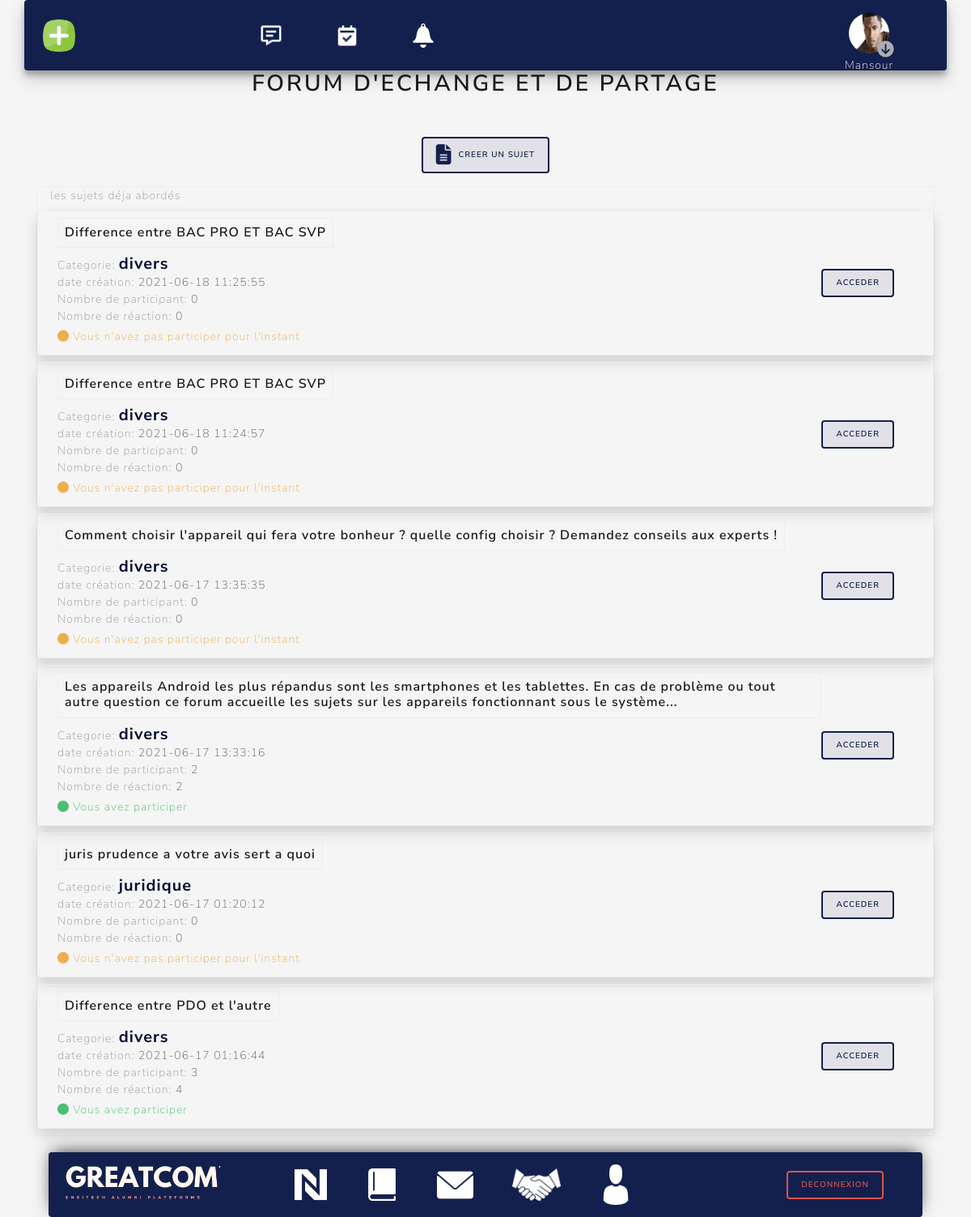
/vue/forum.php (signed in), run on the app's committed database.
### tables this page shows
CREATE TABLE IF NOT EXISTS `utilisateur` (
  `id` int(30) NOT NULL AUTO_INCREMENT,
  `Photo` text,
  `Nom` varchar(255) DEFAULT NULL,
  `Prenom` varchar(255) DEFAULT NULL,
  `Mail` varchar(255) DEFAULT NULL,
  `Departement` int(11) DEFAULT NULL,
  `Annee_promotion` int(10) DEFAULT NULL,
  `profession` varchar(255) DEFAULT NULL,
  `campus` varchar(255) DEFAULT NULL,
  `Zone_de_texte` longtext,
  `Loginn` varchar(50) DEFAULT NULL,
  `Mdp` varchar(50) DEFAULT NULL,
  `Typee` enum('standard','admin') DEFAULT NULL,
  PRIMARY KEY (`id`)
);

CREATE TABLE IF NOT EXISTS `sujet_forum` (
  `id` int(35) NOT NULL AUTO_INCREMENT,
  `titre` longtext NOT NULL,
  `categorie` enum('emploi','stage','juridique','divers') NOT NULL DEFAULT 'divers',
  `id_auteur` int(11) NOT NULL,
  `date_creation` datetime NOT NULL DEFAULT CURRENT_TIMESTAMP,
  PRIMARY KEY (`id`)
);

### vue/forum.php (the view, shortened to what this page needs)
<link rel="stylesheet" href="https://cdn.jsdelivr.net/npm/bootswatch@4.5.2/dist/lux/bootstrap.min.css">
<link rel="stylesheet" href="../styles/designY.css">
</head>
<body id="body_forum">
    <?php
    include_once("../partials/header.php");
    ?>
    <div class="container ">
        <h2 class="text-center mb-5">FORUM D'ECHANGE ET DE PARTAGE</h2>
        <span class=" mb-3 btn btn-sm Mbouton d-flex btn_creer_sujet justify-content-center align-items-center mx-auto rounded  btn_creer_sujet" data-toggle="modal" data-target="#modal_creer_article"><i class="fas fa-file-alt mr-2" style="font-size:25px"></i>Creer un sujet</span>
        <div class="w-100 border les_sujet  ">
            <span class="text-muted bg-lignt p-3"> les sujets déja abordés</span>
            <?php
            $stmt = $db->prepare("SELECT * FROM `sujet_forum`  order by date_creation DESC ");
            $stmt->execute();
            $sujets = $stmt->fetchAll();
            foreach ($sujets as $row => $colonne) {
                $id_sujet = $colonne["id"];
                $titre = $colonne["titre"];
                $categorie = $colonne["categorie"];
                $date_creation = $colonne["date_creation"];
                if (strlen($titre) > 200) {
                    $text_reduit = substr($titre, 0, 200);
                    $leTitre = $text_reduit . "...";
                } else {
                    $leTitre = $titre;
                }
                $stmt2 = $db->prepare("SELECT DISTINCT `id_repondeur` FROM `reponse_sujet`  WHERE `id_sujet`=:id_sujet");
                $stmt2->bindParam(":id_sujet", $id_sujet);
                $stmt2->execute();
                $countaction = $stmt2->rowCount();
                $stmt3 = $db->prepare("SELECT  * FROM `reponse_sujet`  WHERE `id_sujet`=:id_sujet");
                $stmt3->bindParam(":id_sujet", $id_sujet);
                $stmt3->execute();
                $nombreReaction = $stmt3->rowCount();
                $stmt4 = $db->prepare("SELECT  * FROM `reponse_sujet`  WHERE `id_sujet`=:id_sujet AND `id_repondeur`=:id_repondeur");
                $stmt4->bindParam(":id_sujet", $id_sujet);
                $stmt4->bindParam(":id_repondeur", $id_user_conecter);
                $stmt4->execute();
                $partcipationUser = $stmt4->rowCount();
                if ($partcipationUser > 0) {
                    $infos_participation = '<span class=" mt-1 mb-1 text-success" > <i class="fas fa-circle mr-1" ></i>Vous avez participer    </span>';
                } else {
                    $infos_participation = '<span class=" mt-1 mb-1 text-warning" > <i class="fas fa-circle mr-1" ></i>Vous n\'avez  pas participer pour l\'instant    </span>';
                }
            ?>
                <div class=" d-flex justify-content-center align-items-center shadow border rounded py-2 my-2 ">
                    <div class="d-flex justify-content-center alignt-items-center flex-column ml-4 text-wrap">
                        <span class="h5 border border-bottom p-2"><?= $leTitre ?> </span>
                        <span class=""> <span class="text-muted">Categorie:</span> <span style="font-weight: bold; color:#071035 " class="h4"><?= $categorie ?></span></span>
                        <span class=""> <span class="text-muted">date création:</span> <?= $date_creation ?></span>
                        <span> <span class="text-muted">Nombre de participant: </span> <?= $countaction ?></span>
                        <span> <span class="text-muted">Nombre de réaction: </span> <?= $nombreReaction ?></span>
                        <?= $infos_participation  ?>
                    </div>
                    <span class="btn btn-sm Mbouton  ml-auto  mr-5 rounded acceder_sujet lireSujet">acceder</span>
                </div>
            <?php
            }
            ?>
        </div>
    </div>
    <?php
    include_once("../partials/footer.php");
    ?>
</body>
</html>

### partials/header.php (shortened to what this page needs)
<?php
include_once("connectBDD.php");
$id_user_conecter = $_SESSION['id'];
$stmt = $db->prepare("SELECT * FROM `utilisateur` where `id`= :id_utlisateur ");
$stmt->bindParam(':id_utlisateur', $id_user_conecter);
$stmt->execute();
$colonne = $stmt->fetch();
$name_user_connect = $colonne['Nom'];
$profil_user_connect = $colonne['Photo'];
?>
<div class="container  w-100  d-flex  entete backgroundFirstPlan rounded">
    <div class="d-flex  w-100 p-2  justify-content-center align-items-center" id="mainNav">
        <img src="../images/logos/addPOST.png" data-toggle="modal" data-target="#staticBackdrop" type="button" alt="..." class="img-fluid btnPoster  " style="width:40px; height:40px" />
        <div class="w-50 d-flex lesIconDeHeader ">
            <span class=" p-2  rounded notifUser notifSMS " type="button">
                <img src="../images/ressourcesLogo/sms.png" alt="..." class="linkImageH img-fluid" style="width:30px" />
            </span>
            <span class=" p-2  mx-5 rounded  notifUser notifEVE " type="button">
                <img src="../images/ressourcesLogo/calendrier.png" alt="..." class="img-fluid linkImageH" style="width:30px" />
            </span>
            <span class=" p-2  rounded  notifUser notifAUtre " type="button">
                <img src="../images/ressourcesLogo/notificationL.png" alt="..." class="img-fluid linkImageH" style="width:30px" />
            </span>
        </div>
        <div class="btn_user_profil my-auto ml-auto  d-flex  flex-column justify-content-center align-items-center mr-5" type="button">
            <img src=" <?= $profil_user_connect; ?>" class=' img-fluid profil-post' alt='...'>
            <span class="text-light mt-1"> <?= $name_user_connect ?></span>
            <i class="fas fa-arrow-circle-down"></i>
        </div>
    </div>
</div>

### styles/designY.css (style rules this page uses)
body { background: whitesmoke !important; }
.backgroundFirstPlan { background: #13204d !important; }
.profil-post { max-width: 50px !important; border-radius: 50%; }
.btn_user_profil { width: 50px; }
.entete { height: 87px !important; box-shadow: rgba(0, 0, 0, 0.19) 0px 10px 20px, rgba(0, 0, 0, 0.23) 0px 6px 6px; }
.lesIconDeHeader { margin-left: 20% !important; }
.notifUser { position: relative; }
.btn_user_profil>i { margin-top: -40px; margin-left: 42px !important; font-size: 20px; color: #d7d8dd; filter: brightness(80%); }
.Mbouton { border: 2px solid #13204d !important; background: rgb(226, 225, 231) !important; color: #13204d !important; }
.btn_creer_sujet, .retour_btn_forum { max-width: fit-content; }
.les_sujet, .discussion { animation: fadeIn 1s; -webkit-animation: fadeIn 1s; -moz-animation: fadeIn 1s; -o-animation: fadeIn 1s; -ms-animation: fadeIn 1s; }

### data on the page
utilisateur: Photo (picture), Nom "Mansour"
sujet_forum: titre "Difference entre BAC PRO ET BAC SVP", categorie "divers", date_creation "2021-06-18 11:25:55", countaction "0", nombreReaction "0", shows "Vous n"
sujet_forum: titre "Difference entre BAC PRO ET BAC SVP", categorie "divers", date_creation "2021-06-18 11:24:57", countaction "0", nombreReaction "0", shows "Vous n"
sujet_forum: titre "Comment choisir l'appareil qui fera votre bonheur ? quelle config choisir ? Demandez conseils aux experts !", categorie "divers", date_creation "2021-06-17 13:35:35", countaction "0", nombreReaction "0", shows "Vous n"
sujet_forum: titre "Les appareils Android les plus répandus sont les smartphones et les tablettes. En cas de problème ou tout autre question ce forum accueille les sujets sur les appareils fonctionnant sous le système...", categorie "divers", date_creation "2021-06-17 13:33:16", countaction "2", nombreReaction "2", shows "Vous avez participer"
sujet_forum: titre "juris prudence a votre avis sert a quoi", categorie "juridique", date_creation "2021-06-17 01:20:12", countaction "0", nombreReaction "0", shows "Vous n"
sujet_forum: titre "Difference entre PDO et l'autre", categorie "divers", date_creation "2021-06-17 01:16:44", countaction "3", nombreReaction "4", shows "Vous avez participer"
